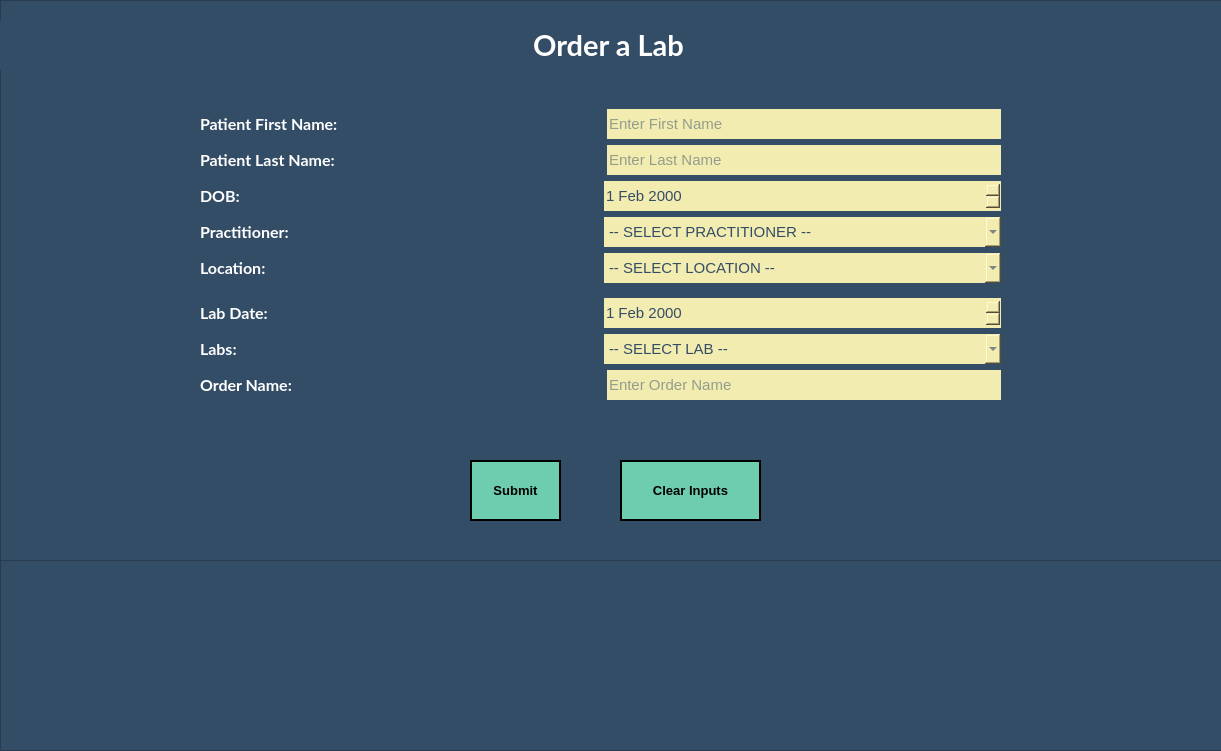
      <widget class="QFrame" name="Main_Frame_5">
       <property name="geometry">
        <rect>
         <x>110</x>
         <y>110</y>
         <width>1221</width>
         <height>751</height>
        </rect>
       </property>
       <property name="minimumSize">
        <size>
         <width>0</width>
         <height>0</height>
        </size>
       </property>
       <property name="maximumSize">
        <size>
         <width>16777215</width>
         <height>16777215</height>
        </size>
       </property>
       <property name="styleSheet">
        <string notr="true">QFrame {
	border-image: none;
	background-color: rgb(52, 77, 103);
}



QLineEdit, QComboBox, QDateEdit, QDateTimeEdit, QListView {
	border-image: none;
    border: none;
	min-width: 200px;
	height: 30px;
	background-color: #F3ECB0;
	color: #344D67;
	font-family: &quot;MS Shell Dlg 2&quot;;
	font-size: 11;
}

QLabel {
	color: white;
}</string>
       </property>
       <property name="frameShape">
        <enum>QFrame::StyledPanel</enum>
       </property>
       <property name="frameShadow">
        <enum>QFrame::Raised</enum>
       </property>
       <widget class="QFrame" name="InputFrame_9">
        <property name="geometry">
         <rect>
          <x>0</x>
          <y>0</y>
          <width>1231</width>
          <height>751</height>
         </rect>
        </property>
        <property name="styleSheet">
         <string notr="true">border-image: none;
</string>
        </property>
        <property name="frameShape">
         <enum>QFrame::StyledPanel</enum>
        </property>
        <property name="frameShadow">
         <enum>QFrame::Raised</enum>
        </property>
        <widget class="QFrame" name="InputFrame_10">
         <property name="geometry">
          <rect>
           <x>0</x>
           <y>0</y>
           <width>1251</width>
           <height>561</height>
          </rect>
         </property>
         <property name="styleSheet">
          <string notr="true">border-image: none;
</string>
         </property>
         <property name="frameShape">
          <enum>QFrame::StyledPanel</enum>
         </property>
         <property name="frameShadow">
          <enum>QFrame::Raised</enum>
         </property>
         <widget class="QWidget" name="verticalLayoutWidget_5">
          <property name="geometry">
           <rect>
            <x>200</x>
            <y>100</y>
            <width>801</width>
            <height>311</height>
           </rect>
          </property>
          <layout class="QVBoxLayout" name="verticalLayout_Top_3">
           <item>
            <layout class="QVBoxLayout" name="verticalLayout_18">
             <item>
              <layout class="QHBoxLayout" name="Layout_PatientFirstName_6">
               <item>
                <widget class="QLabel" name="Label_PatientFirstName_6">
                 <property name="font">
                  <font>
                   <family>Lato</family>
                   <pointsize>12</pointsize>
                   <weight>75</weight>
                   <bold>true</bold>
                  </font>
                 </property>
                 <property name="styleSheet">
                  <string notr="true"/>
                 </property>
                 <property name="text">
                  <string>Patient First Name:</string>
                 </property>
                </widget>
               </item>
               <item>
                <widget class="QLineEdit" name="Lab_Fname">
                 <property name="minimumSize">
                  <size>
                   <width>200</width>
                   <height>0</height>
                  </size>
                 </property>
                 <property name="maximumSize">
                  <size>
                   <width>394</width>
                   <height>16777215</height>
                  </size>
                 </property>
                 <property name="font">
                  <font>
                   <family>MS Shell Dlg 2</family>
                   <pointsize>11</pointsize>
                  </font>
                 </property>
                 <property name="styleSheet">
                  <string notr="true"/>
                 </property>
                 <property name="text">
                  <string/>
                 </property>
                 <property name="alignment">
                  <set>Qt::AlignLeading|Qt::AlignLeft|Qt::AlignVCenter</set>
                 </property>
                 <property name="placeholderText">
                  <string>Enter First Name</string>
                 </property>
                </widget>
               </item>
              </layout>
             </item>
             <item>
              <layout class="QHBoxLayout" name="Layout_PatientLastName_4">
               <item>
                <widget class="QLabel" name="Label_PatientLastName_6">
                 <property name="font">
                  <font>
                   <family>Lato</family>
                   <pointsize>12</pointsize>
                   <weight>75</weight>
                   <bold>true</bold>
                  </font>
                 </property>
                 <property name="styleSheet">
                  <string notr="true"/>
                 </property>
                 <property name="text">
                  <string>Patient Last Name:</string>
                 </property>
                </widget>
               </item>
               <item>
                <widget class="QLineEdit" name="Lab_Lname">
                 <property name="minimumSize">
                  <size>
                   <width>200</width>
                   <height>0</height>
                  </size>
                 </property>
                 <property name="maximumSize">
                  <size>
                   <width>394</width>
                   <height>16777215</height>
                  </size>
                 </property>
                 <property name="font">
                  <font>
                   <family>MS Shell Dlg 2</family>
                   <pointsize>11</pointsize>
                  </font>
                 </property>
                 <property name="styleSheet">
                  <string notr="true"/>
                 </property>
                 <property name="text">
                  <string/>
                 </property>
                 <property name="placeholderText">
                  <string>Enter Last Name</string>
                 </property>
                </widget>
               </item>
              </layout>
             </item>
             <item>
              <layout class="QHBoxLayout" name="Layout_DOB_4">
               <item>
                <widget class="QLabel" name="Label_DOB_6">
                 <property name="font">
                  <font>
                   <family>Lato</family>
                   <pointsize>12</pointsize>
                   <weight>75</weight>
                   <bold>true</bold>
                  </font>
                 </property>
                 <property name="styleSheet">
                  <string notr="true"/>
                 </property>
                 <property name="text">
                  <string>DOB:</string>
                 </property>
                </widget>
               </item>
               <item>
                <widget class="QDateEdit" name="Lab_DOB">
                 <property name="font">
                  <font>
                   <family>MS Shell Dlg 2</family>
                   <pointsize>11</pointsize>
                  </font>
                 </property>
                 <property name="date">
                  <date>
                   <year>2000</year>
                   <month>2</month>
                   <day>1</day>
                  </date>
                 </property>
                </widget>
               </item>
              </layout>
             </item>
             <item>
              <layout class="QVBoxLayout" name="verticalLayout_23">
               <item>
                <layout class="QHBoxLayout" name="Layout_Practitioner_2">
                 <item>
                  <widget class="QLabel" name="Label_Practitioner_2">
                   <property name="font">
                    <font>
                     <family>Lato</family>
                     <pointsize>12</pointsize>
                     <weight>75</weight>
                     <bold>true</bold>
                    </font>
                   </property>
                   <property name="styleSheet">
                    <string notr="true"/>
                   </property>
                   <property name="text">
                    <string>Practitioner:</string>
                   </property>
                  </widget>
                 </item>
                 <item>
                  <widget class="QComboBox" name="Lab_Combo_Practitioner">
                   <property name="font">
                    <font>
                     <family>MS Shell Dlg 2</family>
                     <pointsize>11</pointsize>
                    </font>
                   </property>
                   <item>
                    <property name="text">
                     <string>-- SELECT PRACTITIONER --</string>
                    </property>
                   </item>
                  </widget>
                 </item>
                </layout>
               </item>
               <item>
                <layout class="QHBoxLayout" name="Layout_LocationID_2">
                 <item>
                  <widget class="QLabel" name="Label_LocationID_2">
                   <property name="font">
                    <font>
                     <family>Lato</family>
                     <pointsize>12</pointsize>
                     <weight>75</weight>
                     <bold>true</bold>
                    </font>
                   </property>
                   <property name="styleSheet">
                    <string notr="true"/>
                   </property>
                   <property name="text">
                    <string>Location:</string>
                   </property>
                  </widget>
                 </item>
                 <item>
                  <widget class="QComboBox" name="Lab_Combo_Location">
                   <property name="font">
                    <font>
                     <family>MS Shell Dlg 2</family>
                     <pointsize>11</pointsize>
                    </font>
                   </property>
                   <item>
                    <property name="text">
                     <string>-- SELECT LOCATION --</string>
                    </property>
                   </item>
                  </widget>
                 </item>
                </layout>
               </item>
              </layout>
             </item>
            </layout>
           </item>
           <item>
            <layout class="QVBoxLayout" name="verticalLayout_24">
             <item>
              <layout class="QVBoxLayout" name="verticalLayout_25">
               <item>
                <layout class="QHBoxLayout" name="Layout_LabDate_2">
                 <item>
                  <widget class="QLabel" name="Label_LabDate_2">
                   <property name="font">
                    <font>
                     <family>Lato</family>
                     <pointsize>12</pointsize>
                     <weight>75</weight>
                     <bold>true</bold>
                    </font>
                   </property>
                   <property name="styleSheet">
                    <string notr="true"/>
                   </property>
                   <property name="text">
                    <string>Lab Date:</string>
                   </property>
                  </widget>
                 </item>
                 <item>
                  <widget class="QDateEdit" name="Lab_Date">
                   <property name="font">
                    <font>
                     <family>MS Shell Dlg 2</family>
                     <pointsize>11</pointsize>
                    </font>
                   </property>
                   <property name="date">
                    <date>
                     <year>2000</year>
                     <month>2</month>
                     <day>1</day>
                    </date>
                   </property>
                  </widget>
                 </item>
                </layout>
               </item>
              </layout>
             </item>
             <item>
              <layout class="QHBoxLayout" name="Layout_PossibleLabs_2">
               <item>
                <widget class="QLabel" name="Label_PossibleLabs_2">
                 <property name="font">
                  <font>
                   <family>Lato</family>
                   <pointsize>12</pointsize>
                   <weight>75</weight>
                   <bold>true</bold>
                  </font>
                 </property>
                 <property name="styleSheet">
                  <string notr="true"/>
                 </property>
                 <property name="text">
                  <string>Labs:</string>
                 </property>
                </widget>
               </item>
               <item>
                <widget class="QComboBox" name="Lab_Combo_Labs">
                 <property name="minimumSize">
                  <size>
                   <width>200</width>
                   <height>0</height>
                  </size>
                 </property>
                 <property name="font">
                  <font>
                   <family>MS Shell Dlg 2</family>
                   <pointsize>11</pointsize>
                  </font>
                 </property>
                 <item>
                  <property name="text">
                   <string>-- SELECT LAB --</string>
                  </property>
                 </item>
                </widget>
               </item>
              </layout>
             </item>
             <item>
              <layout class="QHBoxLayout" name="Layout_LabOrderName_2">
               <item>
                <widget class="QLabel" name="Label_LabOrderName_2">
                 <property name="font">
                  <font>
                   <family>Lato</family>
                   <pointsize>12</pointsize>
                   <weight>75</weight>
                   <bold>true</bold>
                  </font>
                 </property>
                 <property name="styleSheet">
                  <string notr="true"/>
                 </property>
                 <property name="text">
                  <string>Order Name:</string>
                 </property>
                </widget>
               </item>
               <item>
                <widget class="QLineEdit" name="Lab_Order">
                 <property name="maximumSize">
                  <size>
                   <width>394</width>
                   <height>16777215</height>
                  </size>
                 </property>
                 <property name="font">
                  <font>
                   <family>MS Shell Dlg 2</family>
                   <pointsize>11</pointsize>
                  </font>
                 </property>
                 <property name="styleSheet">
                  <string notr="true"/>
                 </property>
                 <property name="text">
                  <string/>
                 </property>
                 <property name="placeholderText">
                  <string>Enter Order Name</string>
                 </property>
                </widget>
               </item>
              </layout>
             </item>
            </layout>
           </item>
          </layout>
         </widget>
         <widget class="QPushButton" name="pushButton_SubmitLabOrder_2">
          <property name="geometry">
           <rect>
            <x>470</x>
            <y>460</y>
            <width>91</width>
            <height>61</height>
           </rect>
          </property>
          <property name="font">
           <font>
            <pointsize>10</pointsize>
            <weight>75</weight>
            <bold>true</bold>
           </font>
          </property>
          <property name="styleSheet">
           <string notr="true">QPushButton {
	border-image: none;
	background-color: #6ECCAF;
	color: black;
	border: 2px solid black;
}

QPushButton::hover {
	background-color: rgb(14, 81, 85);
	color: white;
}</string>
          </property>
          <property name="text">
           <string>Submit</string>
          </property>
         </widget>
         <widget class="QPushButton" name="pushButton_ClearLabOrders_2">
          <property name="geometry">
           <rect>
            <x>620</x>
            <y>460</y>
            <width>141</width>
            <height>61</height>
           </rect>
          </property>
          <property name="font">
           <font>
            <pointsize>10</pointsize>
            <weight>75</weight>
            <bold>true</bold>
           </font>
          </property>
          <property name="styleSheet">
           <string notr="true">QPushButton {
	border-image: none;
	background-color: #6ECCAF;
	color: black;
	border: 2px solid black;
}

QPushButton::hover {
	background-color: rgb(14, 81, 85);
	color: white;
}</string>
          </property>
          <property name="text">
           <string>Clear Inputs</string>
          </property>
         </widget>
         <widget class="QLabel" name="Lable_CheckIns_10">
          <property name="geometry">
           <rect>
            <x>-12</x>
            <y>20</y>
            <width>1241</width>
            <height>50</height>
           </rect>
          </property>
          <property name="minimumSize">
           <size>
            <width>0</width>
            <height>50</height>
           </size>
          </property>
          <property name="maximumSize">
           <size>
            <width>16777215</width>
            <height>50</height>
           </size>
          </property>
          <property name="font">
           <font>
            <family>Lato</family>
            <pointsize>22</pointsize>
            <weight>75</weight>
            <bold>true</bold>
           </font>
          </property>
          <property name="styleSheet">
           <string notr="true">QLabel {
	color: white;
}</string>
          </property>
          <property name="text">
           <string>Order a Lab</string>
          </property>
          <property name="alignment">
           <set>Qt::AlignCenter</set>
          </property>
         </widget>
        </widget>
       </widget>
      </widget>
